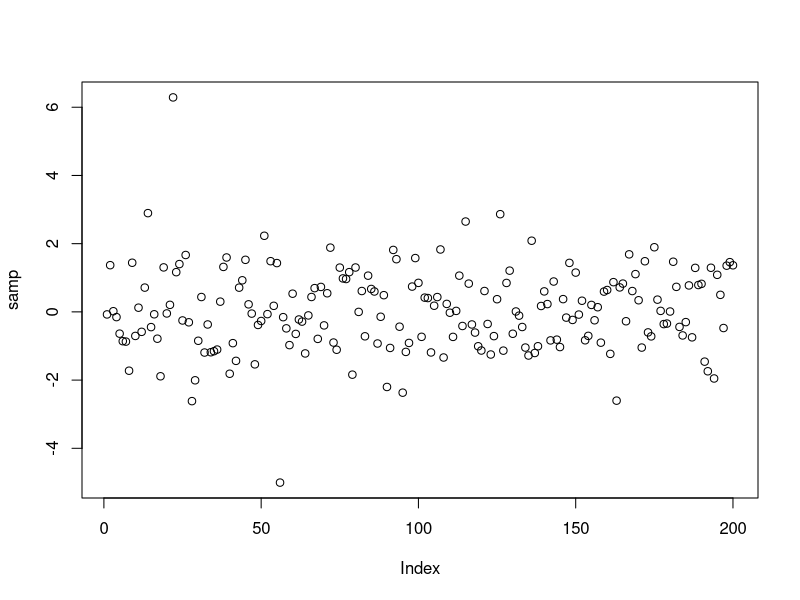

Here is the R script that generated this plot:
# Warsztat R zaawansowany 1 - 18.11.2019

hello <- function() print("Hello World!")

Sys.getlocale()
Sys.setlocale("LC_MESSAGES", "en_GB.UTF-8") # zmiana j?zyka - sprawdzi?

# [git] branch x
# checkout -b x
# diff
# add
# commit (etap)
# push / pull (wysy?anie/pobieranie z repozytorium)
# remote
# merge

# Nowy Projekt -> Version Control -> GIT

num_der <- function(f, x, h) { # pochodna numeryczna
  (f(x+h)-f(x))/h
}

f <- function(x) exp(x)

num_der(f, 3, 1/100000)

n<-200
samp<-rt(n,10)
print(samp)
plot(samp)


l <- as.list(rep(1,n))
